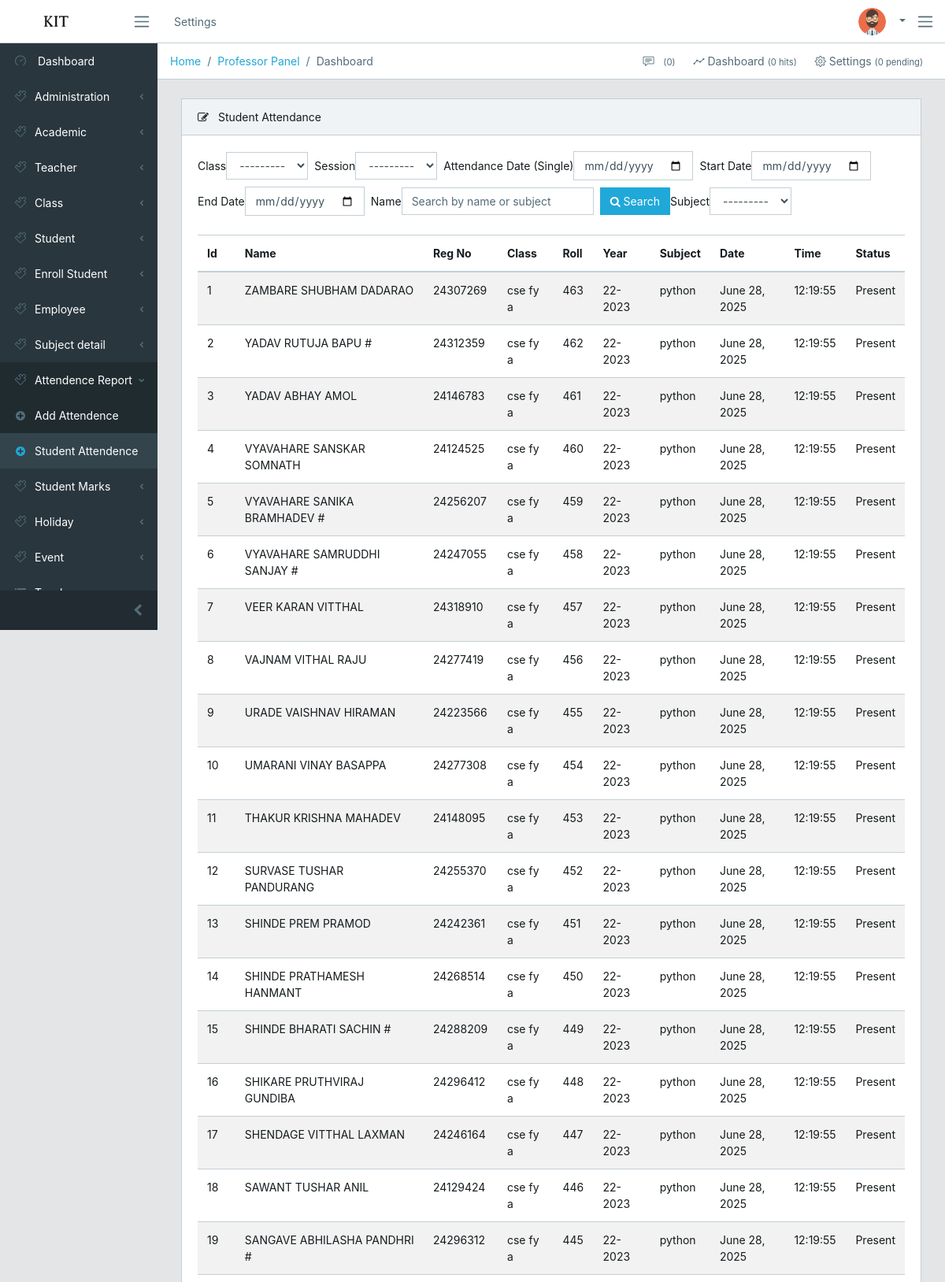
The page /attendance/student/ (signed in, upper part) on the database its author committed.
### account/models.py (models this page shows, shortened)
class UserProfile(models.Model):
    user = models.OneToOneField(User, on_delete=models.CASCADE)
    name = models.CharField(max_length=45)
    photo = models.ImageField(upload_to='admin/', default=get_first_image_in_admin)
    password = models.CharField(max_length=255,default="Mipashya@123")
    date_of_birth = models.DateField(null=True, blank=True)
    gender_select = (
        ('Male', 'Male'),
        ('Female', 'Female')
    )
    gender = models.CharField(choices=gender_select, max_length=6)
    employee_select = (
        ('admin', 'Admin'),
        ('professor', 'Professor'),
        ('teacher', 'Teacher'),
        ('register', 'Register'),
        ('student', 'Student'),
        ('employee','employee'),
    )
    employee_type = models.CharField(choices=employee_select, max_length=15,default="student")
    student_class = models.ForeignKey(ClassInfo, null=True, blank=True, on_delete=models.CASCADE)
    student_session = models.ForeignKey(Session, null=True, blank=True, on_delete=models.CASCADE)
    department = models.ForeignKey(Department, null=True, blank=True, on_delete=models.CASCADE)
    is_complete = models.BooleanField(default=False)
    def is_complete(self):
        required_fields = [self.student_class, self.student_session, self.department]
        return all(required_fields)

### attendance/models.py (models this page shows)
class StudentAttendance(models.Model):
    STATUS_CHOICES = (
        (0, 'Absent'),
        (1, 'Present'),
    )
    status = models.IntegerField(choices=STATUS_CHOICES, default=0)
    date = models.DateField()
    select_class = models.ForeignKey(ClassRegistration, on_delete=CASCADE, null=True)
    student = models.ForeignKey(EnrolledStudent, on_delete=CASCADE)
    subject = models.ForeignKey(SubjectRegistration, on_delete=CASCADE, null=True)
    timestamp = models.DateTimeField(auto_now=True)
    class Meta:
        unique_together = (('student', 'date', 'timestamp'),)
    def get_status_display(self):
        return dict(self.STATUS_CHOICES).get(self.status, 'Unknown')

### student/models.py (models this page shows, shortened)
class EnrolledStudent(models.Model):
    class_name = models.ForeignKey(ClassRegistration, on_delete=models.CASCADE)
    student = models.OneToOneField(AcademicInfo, on_delete=models.CASCADE)
    roll = models.IntegerField()
    session_year = models.ForeignKey(Session, default=1, on_delete=models.CASCADE)
    date = models.DateField(auto_now_add=True)
    class Meta:
        unique_together = ['class_name', 'session_year','roll']

class AcademicInfo(models.Model):
    class_info = models.ForeignKey(ClassInfo, on_delete=models.CASCADE)
    session_info = models.ForeignKey(Session, on_delete=models.CASCADE)
    class_teacher = models.ForeignKey(GuideTeacher, on_delete=models.CASCADE)
    administration = models.ForeignKey(Designation, on_delete=models.CASCADE)
    userprofile = models.ForeignKey(UserProfile, on_delete=models.CASCADE)
    registration_no = models.IntegerField(unique=True, default=random.randint(100000, 999999))
    department_info = models.ForeignKey(Department, on_delete=models.CASCADE, null=True)
    status_select = (
        ('not enroll', 'Not Enroll'),
        ('enrolled', 'Enrolled'),
        ('regular', 'Regular'),
        ('irregular', 'Irregular'),
        ('passed', 'Passed'),
    )
    status = models.CharField(choices=status_select, default='not enroll', max_length=15)
    stay_mode_choices = (
        ('hostel', 'Hostel'),
        ('private room', 'Private Room'),
        ('local', 'Local'),
    )
    stay_mode = models.CharField(
        max_length=50,
        choices=stay_mode_choices,
        null=True,
        blank=True,
        default=None
    )
    traveling_mode_choices = (
        ('college bus', 'College Bus'),
        ('private', 'Private'),
    )
    traveling_mode = models.CharField(
        max_length=50,
        choices=traveling_mode_choices,
        null=True,
        blank=True,
        default=None
    )
    college_bus_stop = models.CharField(max_length=100, null=True, blank=True, default=None)
    personal_info = models.ForeignKey(PersonalInfo, on_delete=models.CASCADE, null=True)
    address_info = models.ForeignKey(StudentAddressInfo, on_delete=models.CASCADE, null=True)
    guardian_info = models.ForeignKey(GuardianInfo, on_delete=models.CASCADE, null=True)
    emergency_contact_info = models.ForeignKey(EmergencyContactDetails, on_delete=models.CASCADE, null=True)
    previous_academic_info = models.ForeignKey(PreviousAcademicInfo, on_delete=models.CASCADE, null=True)
    previous_academic_certificate = models.ForeignKey(PreviousAcademicCertificate, on_delete=models.CASCADE, null=True)
    date = models.DateField(auto_now_add=True)
    is_delete = models.BooleanField(default=False)

### academic/models.py (models this page shows)
class ClassRegistration(models.Model):
    name = models.CharField(max_length=10, unique=True)
    department_select = (
        ('CSE', 'CSE'),
        ('ENTC', 'ENTC'),
        ('MECH', 'MECH'),
        ('CIVIL', 'CIVIL')
    )
    department = models.CharField(choices=department_select, max_length=15)
    class_name = models.ForeignKey(ClassInfo, on_delete=models.CASCADE, null=True)
    section = models.ForeignKey(Section, on_delete=models.CASCADE, null=True)
    session = models.ForeignKey(Session, on_delete=models.CASCADE, null=True)
    shift = models.ForeignKey(Shift, on_delete=models.CASCADE, null=True)
    guide_teacher = models.OneToOneField(GuideTeacher, on_delete=models.CASCADE, null=True)
    date = models.DateField(auto_now_add=True)
    class Meta:
        unique_together = ['class_name', 'section', 'shift', 'guide_teacher','session']
    def __str__(self):
        return self.name

class Session(models.Model):
    name = models.CharField(max_length=40, unique=True)
    date = models.DateField(auto_now_add=True)
    def __str__(self):
        return self.name

### result/models.py (models this page shows, shortened)
class SubjectRegistration(models.Model):
    select_class = models.ForeignKey(ClassRegistration, on_delete=models.CASCADE, null=True)
    session_info = models.ForeignKey(Session, on_delete=models.CASCADE, default=1)
    userprofile = models.ForeignKey(UserProfile, on_delete=models.CASCADE, default=1)
    subject_name = models.CharField(max_length=45)
    subject_code = models.IntegerField(unique=True)
    marks = models.IntegerField()
    pass_mark = models.IntegerField()
    add_date = models.DateField(auto_now_add=True)
    syllabus_picture = models.ImageField(upload_to='syllabus_pictures/', null=True, blank=True)

### attendance/views.py (the view, shortened to what this page needs)
# urls.py: path('student/', student_attendance, name='student-attendance'),
@login_required(login_url='login')
def student_attendance(request, teacher_id=None):
    user_profile, created = UserProfile.objects.get_or_create(user=request.user, defaults={'employee_type': 'professor'})
    if user_profile.employee_type not in ['professor', 'teacher', 'student']:
        return redirect('login')
    teacher = None
    if user_profile.employee_type in ['teacher', 'professor']:
        if teacher_id:
            teacher = get_object_or_404(TeacherPersonalInfo, id=teacher_id)
        else:
            teacher = get_object_or_404(TeacherPersonalInfo, address__userprofile=user_profile)
    search_query = request.GET.get('search', '')
    if user_profile.employee_type == 'student' and not search_query:
        search_query = user_profile.name  # Use the UserProfile name as the default search query
    forms = SearchEnrolledStudentForm(request.GET or None, user_profile=user_profile)
    class_name = request.GET.get('reg_class')
    session_year = request.GET.get('session')
    attendance_date = request.GET.get('attendance_date')
    start_date = request.GET.get('start_date')
    end_date = request.GET.get('end_date')
    subject_id = request.GET.get('subject')
    attendances = StudentAttendance.objects.all().order_by('-date', '-timestamp')
    subjects = []
    if search_query:
        attendances = attendances.filter(
            Q(student__student__userprofile__name__icontains=search_query) |
            Q(student__student__registration_no__icontains=search_query) |
            Q(subject__subject_name__icontains=search_query)
        )
    if attendance_date:
        attendances = attendances.filter(date=attendance_date)
    if subject_id:
        attendances = attendances.filter(subject__id=subject_id)
    subject_attendance_counts = defaultdict(lambda: {'present': 0, 'absent': 0})
    for attendance in attendances:
        status = attendance.get_status_display().lower()  # 'present' or 'absent'
        subject_attendance_counts[attendance.subject.subject_name][status] += 1
    subject_attendance_percentages = {}
    for subject, counts in subject_attendance_counts.items():
        total_days = counts['present'] + counts['absent']
        if total_days > 0:
            percentage = (counts['present'] / total_days) * 100
            subject_attendance_percentages[subject] = {
                'percentage': round(percentage, 2),
                'present': counts['present'],
                'absent': counts['absent'],
                'total_days': total_days
            }
    subject_attendance_counts = dict(subject_attendance_counts)
    context = {
        'profile': user_profile,
        'teacher': teacher,  # Include teacher profile in context
        'teacher_id': teacher.id if teacher else None,  # Pass teacher ID to the template if available
        'forms': forms,
        'attendances': attendances,
        'search_query': search_query,
        'subjects': subjects,
        'employee_type': user_profile.employee_type,
        'subject_attendance_counts': json.dumps(subject_attendance_counts),  # JSON format
        'subject_attendance_percentages': subject_attendance_percentages,  # Add percentages
    }
    return render(request, 'attendance/student-attendance.html', context)

### templates/attendance/student-attendance.html (shortened to what this page needs)
{% extends 'base/base.html' %}
{% load static %}
{% block content %}
<div class="animated fadeIn">
    <div class="card mb-3">
        <div class="card-header">
            <i class="fa fa-edit"></i> Student Attendance
        </div>
        <div class="card-body">
            <form action="" method="GET" class="form-inline mb-3">
                <div class="form-group mb-2 mr-sm-2">
                    <label for="reg_class">Class</label>
                    {{ forms.reg_class }}
                </div>
                <div class="form-group mb-2 mr-sm-2">
                    <label for="session">Session</label>
                    {{ forms.session }}
                </div>
                <div class="form-group mb-2 mr-sm-2">
                    <label for="attendance_date">Attendance Date (Single)</label>
                    {{ forms.attendance_date }}
                </div>
                <div class="form-group mb-2 mr-sm-2">
                    <label for="start_date">Start Date</label>
                    {{ forms.start_date }}
                </div>
                <div class="form-group mb-2 mr-sm-2">
                    <label for="end_date">End Date</label>
                    {{ forms.end_date }}
                </div>
                <div class="form-group mb-2 mr-sm-2">
                    <label for="search">Name</label>
                    <input type="text" name="search" id="search" class="form-control" placeholder="Search by name or subject" value="{{ search_query }}" {% if employee_type == "student" %} readonly {% endif %}>
                </div>
                <button type="submit" class="btn btn-primary mb-2">
                    <i class="fa fa-search" aria-hidden="true"></i> Search
                </button>
                <div class="form-group mb-2 mr-sm-2">
                    <label for="subject">Subject</label>
                    {{ forms.subject }}
                </div>
            </form>
            <div class="table-responsive">
                <table class="table table-striped">
                    <thead>
                        <tr>
                            <th>Id</th>
                            <th>Name</th>
                            <th>Reg No</th>
                            <th>Class</th>
                            <th>Roll</th>
                            <th>Year</th>
                            <th>Subject</th>
                            <th>Date</th>
                            <th>Time</th>
                            <th>Status</th>
                        </tr>
                    </thead>
                    <tbody>
                        {% for attendance in attendances %}
                            <tr class="{% if attendance.get_status_display == 'Absent' %}bg-danger text-white{% endif %}">
                                <td>{{ forloop.counter }}</td>
                                <td>{{ attendance.student.student.userprofile.name }}</td>
                                <td>{{ attendance.student.student.registration_no }}</td>
                                <td>{{ attendance.select_class.name }}</td>
                                <td>{{ attendance.student.roll }}</td>
                                <td>{{ attendance.student.session_year }}</td>
                                <td>{{ attendance.subject.subject_name }}</td>
                                <td>{{ attendance.date }}</td>
                                <td>{{ attendance.timestamp|date:"H:i:s" }}</td>
                                <td>{{ attendance.get_status_display }}</td>
                            </tr>
                        {% empty %}
                            <tr>
                                <td colspan="11" align="center">No attendance records found.</td>
                            </tr>
                        {% endfor %}
                    </tbody>
                </table>
            </div>
        </div>
    </div>
</div>
{% endblock %}

### templates/base/navbar.html (shortened to what this page needs)
{% load static %}
<header class="app-header navbar">
    <a class="navbar-brand" href="#"></a>
    <button class="navbar-toggler sidebar-toggler d-md-down-none" type="button">
        <span class="navbar-toggler-icon"></span>
    </button>
    <ul class="nav navbar-nav d-md-down-none">
        <li class="nav-item px-3">
            <a class="nav-link" href="#">Settings</a>
        </li>
    </ul>
    <ul class="nav navbar-nav ml-auto">
        <li class="nav-item dropdown">
            <a class="nav-link dropdown-toggle nav-link" data-toggle="dropdown" href="#" role="button"
               aria-haspopup="true" aria-expanded="false">
               {% if profile.employee_type == 'professor' %}
                  <img src="{{ request.user.userprofile.photo.url }}" class="img-avatar" alt="admin">
                {% elif profile.employee_type == 'teacher' %}
                    <img src="{{ teacher.photo.url }}" class="img-avatar">
                {% elif profile.employee_type == 'student' %}
                    <img src="{{ request.user.userprofile.photo.url }}" class="img-avatar" alt="admin">
                {% elif profile.employee_type == 'employee' %}
                    <img src="{{ request.user.userprofile.photo.url }}" class="img-avatar" alt="employee">
                {% else %}
                    <img src="{% static 'src/img/man.png' %}" class="img-avatar" alt="Anonymous">
                {% endif %}
            </a>
        </li>
    </ul>
    <button class="navbar-toggler aside-menu-toggler" type="button">
        <span class="navbar-toggler-icon"></span>
    </button>
</header>

### templates/attendance/student-attendance.html (style rules this page uses)
.table-responsive { overflow-x: auto; }

### rows shown on the page
StudentAttendance: student.student.userprofile.name "ZAMBARE SHUBHAM DADARAO", student.student.registration_no "24307269", select_class.name "cse fy a", student.roll "463", student.session_year "22-2023", subject.subject_name "python", date "June 28, 2025", timestamp "12:19:55", status "Present"
StudentAttendance: student.student.userprofile.name "YADAV RUTUJA BAPU #", student.student.registration_no "24312359", select_class.name "cse fy a", student.roll "462", student.session_year "22-2023", subject.subject_name "python", date "June 28, 2025", timestamp "12:19:55", status "Present"
StudentAttendance: student.student.userprofile.name "YADAV ABHAY AMOL", student.student.registration_no "24146783", select_class.name "cse fy a", student.roll "461", student.session_year "22-2023", subject.subject_name "python", date "June 28, 2025", timestamp "12:19:55", status "Present"
StudentAttendance: student.student.userprofile.name "VYAVAHARE SANSKAR SOMNATH", student.student.registration_no "24124525", select_class.name "cse fy a", student.roll "460", student.session_year "22-2023", subject.subject_name "python", date "June 28, 2025", timestamp "12:19:55", status "Present"
StudentAttendance: student.student.userprofile.name "VYAVAHARE SANIKA BRAMHADEV #", student.student.registration_no "24256207", select_class.name "cse fy a", student.roll "459", student.session_year "22-2023", subject.subject_name "python", date "June 28, 2025", timestamp "12:19:55", status "Present"
StudentAttendance: student.student.userprofile.name "VYAVAHARE SAMRUDDHI SANJAY #", student.student.registration_no "24247055", select_class.name "cse fy a", student.roll "458", student.session_year "22-2023", subject.subject_name "python", date "June 28, 2025", timestamp "12:19:55", status "Present"
StudentAttendance: student.student.userprofile.name "VEER KARAN VITTHAL", student.student.registration_no "24318910", select_class.name "cse fy a", student.roll "457", student.session_year "22-2023", subject.subject_name "python", date "June 28, 2025", timestamp "12:19:55", status "Present"
StudentAttendance: student.student.userprofile.name "VAJNAM VITHAL RAJU", student.student.registration_no "24277419", select_class.name "cse fy a", student.roll "456", student.session_year "22-2023", subject.subject_name "python", date "June 28, 2025", timestamp "12:19:55", status "Present"
StudentAttendance: student.student.userprofile.name "URADE VAISHNAV HIRAMAN", student.student.registration_no "24223566", select_class.name "cse fy a", student.roll "455", student.session_year "22-2023", subject.subject_name "python", date "June 28, 2025", timestamp "12:19:55", status "Present"
StudentAttendance: student.student.userprofile.name "UMARANI VINAY BASAPPA", student.student.registration_no "24277308", select_class.name "cse fy a", student.roll "454", student.session_year "22-2023", subject.subject_name "python", date "June 28, 2025", timestamp "12:19:55", status "Present"
StudentAttendance: student.student.userprofile.name "THAKUR KRISHNA MAHADEV", student.student.registration_no "24148095", select_class.name "cse fy a", student.roll "453", student.session_year "22-2023", subject.subject_name "python", date "June 28, 2025", timestamp "12:19:55", status "Present"
StudentAttendance: student.student.userprofile.name "SURVASE TUSHAR PANDURANG", student.student.registration_no "24255370", select_class.name "cse fy a", student.roll "452", student.session_year "22-2023", subject.subject_name "python", date "June 28, 2025", timestamp "12:19:55", status "Present"
StudentAttendance: student.student.userprofile.name "SHINDE PREM PRAMOD", student.student.registration_no "24242361", select_class.name "cse fy a", student.roll "451", student.session_year "22-2023", subject.subject_name "python", date "June 28, 2025", timestamp "12:19:55", status "Present"
StudentAttendance: student.student.userprofile.name "SHINDE PRATHAMESH HANMANT", student.student.registration_no "24268514", select_class.name "cse fy a", student.roll "450", student.session_year "22-2023", subject.subject_name "python", date "June 28, 2025", timestamp "12:19:55", status "Present"
StudentAttendance: student.student.userprofile.name "SHINDE BHARATI SACHIN #", student.student.registration_no "24288209", select_class.name "cse fy a", student.roll "449", student.session_year "22-2023", subject.subject_name "python", date "June 28, 2025", timestamp "12:19:55", status "Present"
StudentAttendance: student.student.userprofile.name "SHIKARE PRUTHVIRAJ GUNDIBA", student.student.registration_no "24296412", select_class.name "cse fy a", student.roll "448", student.session_year "22-2023", subject.subject_name "python", date "June 28, 2025", timestamp "12:19:55", status "Present"
StudentAttendance: student.student.userprofile.name "SHENDAGE VITTHAL LAXMAN", student.student.registration_no "24246164", select_class.name "cse fy a", student.roll "447", student.session_year "22-2023", subject.subject_name "python", date "June 28, 2025", timestamp "12:19:55", status "Present"
StudentAttendance: student.student.userprofile.name "SAWANT TUSHAR ANIL", student.student.registration_no "24129424", select_class.name "cse fy a", student.roll "446", student.session_year "22-2023", subject.subject_name "python", date "June 28, 2025", timestamp "12:19:55", status "Present"
StudentAttendance: student.student.userprofile.name "SANGAVE ABHILASHA PANDHRI #", student.student.registration_no "24296312", select_class.name "cse fy a", student.roll "445", student.session_year "22-2023", subject.subject_name "python", date "June 28, 2025", timestamp "12:19:55", status "Present"
